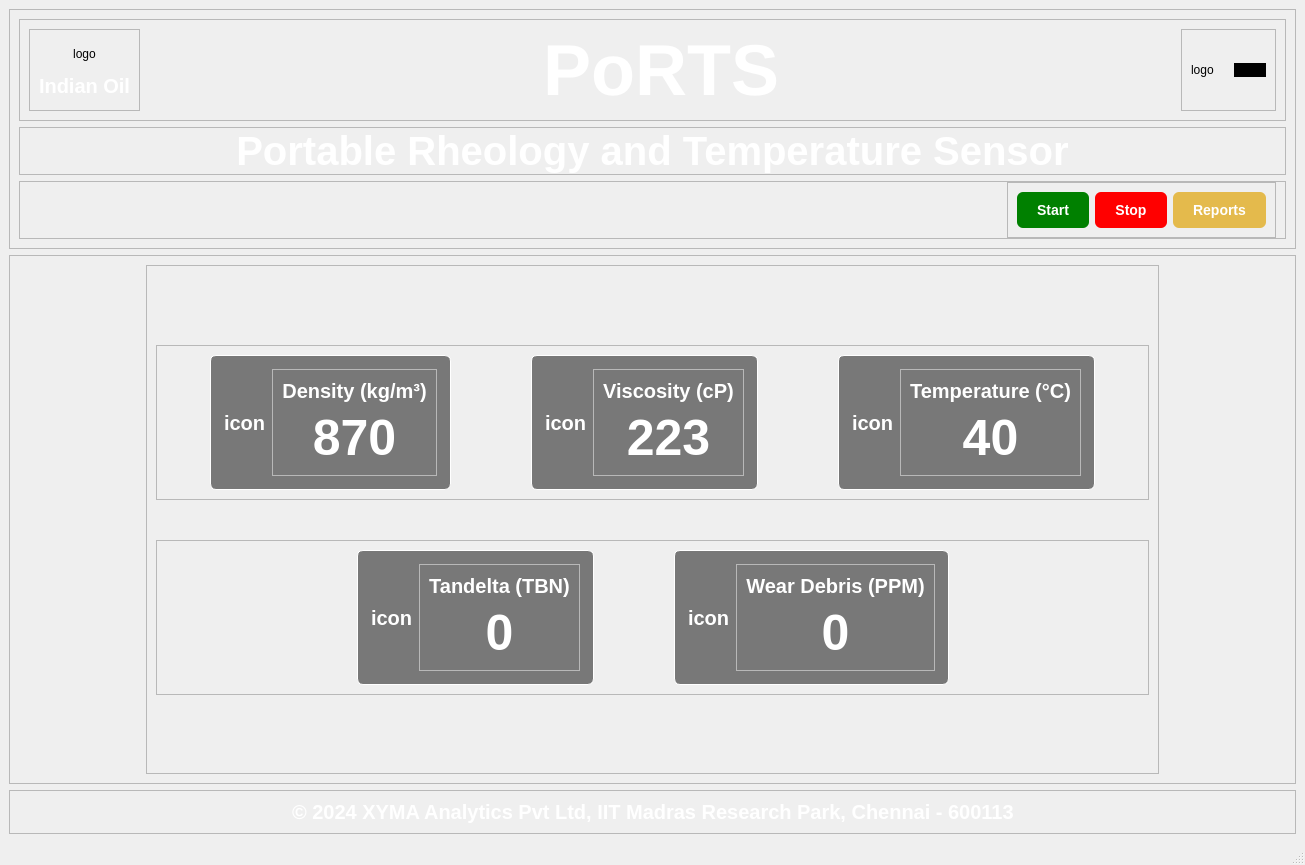
<?xml version="1.0" encoding="UTF-8"?>
<ui version="4.0">
 <class>MainWindow</class>
 <widget class="QMainWindow" name="MainWindow">
  <property name="geometry">
   <rect>
    <x>0</x>
    <y>0</y>
    <width>1305</width>
    <height>865</height>
   </rect>
  </property>
  <property name="windowTitle">
   <string>MainWindow</string>
  </property>
  <widget class="QWidget" name="centralwidget">
   <layout class="QVBoxLayout" name="verticalLayout_9">
    <item>
     <widget class="QFrame" name="frame_4">
      <property name="frameShape">
       <enum>QFrame::StyledPanel</enum>
      </property>
      <property name="frameShadow">
       <enum>QFrame::Raised</enum>
      </property>
      <layout class="QVBoxLayout" name="verticalLayout_8">
       <item>
        <widget class="QFrame" name="frame">
         <property name="frameShape">
          <enum>QFrame::StyledPanel</enum>
         </property>
         <property name="frameShadow">
          <enum>QFrame::Raised</enum>
         </property>
         <layout class="QHBoxLayout" name="horizontalLayout_2">
          <item>
           <widget class="QFrame" name="frame_22">
            <property name="frameShape">
             <enum>QFrame::StyledPanel</enum>
            </property>
            <property name="frameShadow">
             <enum>QFrame::Raised</enum>
            </property>
            <layout class="QVBoxLayout" name="verticalLayout_4">
             <property name="spacing">
              <number>2</number>
             </property>
             <item>
              <widget class="QLabel" name="IoclLogoLabel">
               <property name="text">
                <string>logo</string>
               </property>
               <property name="alignment">
                <set>Qt::AlignCenter</set>
               </property>
              </widget>
             </item>
             <item>
              <widget class="QLabel" name="indianOilLabel">
               <property name="styleSheet">
                <string notr="true">#indianOilLabel {
	color: white;
	font: bold;
	font-size: 20px;
}
	</string>
               </property>
               <property name="text">
                <string>Indian Oil</string>
               </property>
               <property name="alignment">
                <set>Qt::AlignCenter</set>
               </property>
              </widget>
             </item>
            </layout>
           </widget>
          </item>
          <item>
           <spacer name="horizontalSpacer">
            <property name="orientation">
             <enum>Qt::Horizontal</enum>
            </property>
            <property name="sizeHint" stdset="0">
             <size>
              <width>398</width>
              <height>20</height>
             </size>
            </property>
           </spacer>
          </item>
          <item>
           <widget class="QLabel" name="titleLabel">
            <property name="styleSheet">
             <string notr="true">#titleLabel {
	color: white;
	font-size: 72px;
	font: bold;
}</string>
            </property>
            <property name="text">
             <string>PoRTS</string>
            </property>
            <property name="alignment">
             <set>Qt::AlignCenter</set>
            </property>
           </widget>
          </item>
          <item>
           <spacer name="horizontalSpacer_2">
            <property name="orientation">
             <enum>Qt::Horizontal</enum>
            </property>
            <property name="sizeHint" stdset="0">
             <size>
              <width>397</width>
              <height>20</height>
             </size>
            </property>
           </spacer>
          </item>
          <item>
           <widget class="QFrame" name="frame_2">
            <property name="frameShape">
             <enum>QFrame::StyledPanel</enum>
            </property>
            <property name="frameShadow">
             <enum>QFrame::Raised</enum>
            </property>
            <layout class="QHBoxLayout" name="horizontalLayout">
             <property name="spacing">
              <number>20</number>
             </property>
             <item>
              <widget class="QLabel" name="XymaLogoLabel">
               <property name="text">
                <string>logo</string>
               </property>
              </widget>
             </item>
             <item>
              <widget class="QPushButton" name="testingLogoutButton">
               <property name="styleSheet">
                <string notr="true">#testingLogoutButton {
	background-color: rgb(0, 0, 0);
	border-radius: 16px;
}
</string>
               </property>
               <property name="text">
                <string/>
               </property>
              </widget>
             </item>
            </layout>
           </widget>
          </item>
         </layout>
        </widget>
       </item>
       <item>
        <widget class="QFrame" name="frame_7">
         <property name="styleSheet">
          <string notr="true">QLabel {
	color: white;
	font-size: 40px;
	font-weight: 500;
}</string>
         </property>
         <property name="frameShape">
          <enum>QFrame::StyledPanel</enum>
         </property>
         <property name="frameShadow">
          <enum>QFrame::Raised</enum>
         </property>
         <layout class="QHBoxLayout" name="horizontalLayout_4">
          <property name="topMargin">
           <number>0</number>
          </property>
          <property name="bottomMargin">
           <number>0</number>
          </property>
          <item>
           <spacer name="horizontalSpacer_8">
            <property name="orientation">
             <enum>Qt::Horizontal</enum>
            </property>
            <property name="sizeHint" stdset="0">
             <size>
              <width>47</width>
              <height>20</height>
             </size>
            </property>
           </spacer>
          </item>
          <item>
           <widget class="QLabel" name="label_2">
            <property name="text">
             <string>Portable Rheology and Temperature Sensor</string>
            </property>
            <property name="alignment">
             <set>Qt::AlignCenter</set>
            </property>
           </widget>
          </item>
          <item>
           <spacer name="horizontalSpacer_9">
            <property name="orientation">
             <enum>Qt::Horizontal</enum>
            </property>
            <property name="sizeHint" stdset="0">
             <size>
              <width>46</width>
              <height>20</height>
             </size>
            </property>
           </spacer>
          </item>
         </layout>
        </widget>
       </item>
       <item>
        <widget class="QFrame" name="frame_3">
         <property name="frameShape">
          <enum>QFrame::StyledPanel</enum>
         </property>
         <property name="frameShadow">
          <enum>QFrame::Raised</enum>
         </property>
         <layout class="QHBoxLayout" name="horizontalLayout_6">
          <property name="topMargin">
           <number>0</number>
          </property>
          <property name="bottomMargin">
           <number>0</number>
          </property>
          <item>
           <spacer name="horizontalSpacer_3">
            <property name="orientation">
             <enum>Qt::Horizontal</enum>
            </property>
            <property name="sizeHint" stdset="0">
             <size>
              <width>978</width>
              <height>20</height>
             </size>
            </property>
           </spacer>
          </item>
          <item>
           <widget class="QFrame" name="frame_5">
            <property name="styleSheet">
             <string notr="true">QPushButton {
	border-radius: 6px;
	color: white;
	padding: 10px 20px;
	font: bold;
	font-size: 14px;
}

#testingStartButton {
	background-color: green;
}

#testingStopButton {
	background-color: red;
}
</string>
            </property>
            <property name="frameShape">
             <enum>QFrame::StyledPanel</enum>
            </property>
            <property name="frameShadow">
             <enum>QFrame::Raised</enum>
            </property>
            <layout class="QHBoxLayout" name="horizontalLayout_5" stretch="0,0,0">
             <property name="spacing">
              <number>6</number>
             </property>
             <item>
              <widget class="QPushButton" name="testingStartButton">
               <property name="styleSheet">
                <string notr="true"/>
               </property>
               <property name="text">
                <string>Start</string>
               </property>
              </widget>
             </item>
             <item>
              <widget class="QPushButton" name="testingStopButton">
               <property name="styleSheet">
                <string notr="true"/>
               </property>
               <property name="text">
                <string>Stop</string>
               </property>
              </widget>
             </item>
             <item>
              <widget class="QPushButton" name="reportsButton">
               <property name="styleSheet">
                <string notr="true">#reportsButton {
	background-color: rgb(228, 186, 76);
	border-radius: 6px;
	color: white;
	padding: 10px 20px;
	font: bold;
	font-size: 14px;
}</string>
               </property>
               <property name="text">
                <string>Reports</string>
               </property>
              </widget>
             </item>
            </layout>
           </widget>
          </item>
         </layout>
        </widget>
       </item>
      </layout>
     </widget>
    </item>
    <item>
     <widget class="QFrame" name="frame_21">
      <property name="frameShape">
       <enum>QFrame::StyledPanel</enum>
      </property>
      <property name="frameShadow">
       <enum>QFrame::Raised</enum>
      </property>
      <layout class="QHBoxLayout" name="horizontalLayout_3" stretch="1,8,1">
       <item>
        <spacer name="horizontalSpacer_7">
         <property name="orientation">
          <enum>Qt::Horizontal</enum>
         </property>
         <property name="sizeHint" stdset="0">
          <size>
           <width>67</width>
           <height>20</height>
          </size>
         </property>
        </spacer>
       </item>
       <item>
        <widget class="QFrame" name="frame_18">
         <property name="frameShape">
          <enum>QFrame::StyledPanel</enum>
         </property>
         <property name="frameShadow">
          <enum>QFrame::Raised</enum>
         </property>
         <layout class="QVBoxLayout" name="verticalLayout_7">
          <property name="spacing">
           <number>40</number>
          </property>
          <item>
           <spacer name="verticalSpacer">
            <property name="orientation">
             <enum>Qt::Vertical</enum>
            </property>
            <property name="sizeHint" stdset="0">
             <size>
              <width>20</width>
              <height>40</height>
             </size>
            </property>
           </spacer>
          </item>
          <item>
           <widget class="QFrame" name="frame_6">
            <property name="frameShape">
             <enum>QFrame::StyledPanel</enum>
            </property>
            <property name="frameShadow">
             <enum>QFrame::Raised</enum>
            </property>
            <layout class="QHBoxLayout" name="horizontalLayout_10">
             <property name="spacing">
              <number>80</number>
             </property>
             <item>
              <spacer name="horizontalSpacer_4">
               <property name="orientation">
                <enum>Qt::Horizontal</enum>
               </property>
               <property name="sizeHint" stdset="0">
                <size>
                 <width>13</width>
                 <height>20</height>
                </size>
               </property>
              </spacer>
             </item>
             <item>
              <widget class="QFrame" name="frame_8">
               <property name="styleSheet">
                <string notr="true">#frame_8 {
    padding: 4px;
    border-radius: 6px;
	background-color: rgba(0,0,0,0.5);
	border: 1px solid white;
}

QLabel {
	font: bold;
	color: white;
	font-size: 20px;
}

#densityCardLabel {
	font: bold;
	color: white;
	font-size: 50px;
}</string>
               </property>
               <property name="frameShape">
                <enum>QFrame::StyledPanel</enum>
               </property>
               <property name="frameShadow">
                <enum>QFrame::Raised</enum>
               </property>
               <layout class="QHBoxLayout" name="horizontalLayout_7" stretch="1,2">
                <item>
                 <widget class="QLabel" name="densityCardIconLabel">
                  <property name="text">
                   <string>icon</string>
                  </property>
                 </widget>
                </item>
                <item>
                 <widget class="QFrame" name="frame_15">
                  <property name="frameShape">
                   <enum>QFrame::StyledPanel</enum>
                  </property>
                  <property name="frameShadow">
                   <enum>QFrame::Raised</enum>
                  </property>
                  <layout class="QVBoxLayout" name="verticalLayout_2">
                   <item>
                    <widget class="QLabel" name="label_4">
                     <property name="styleSheet">
                      <string notr="true"/>
                     </property>
                     <property name="text">
                      <string>Density (kg/m³)</string>
                     </property>
                     <property name="alignment">
                      <set>Qt::AlignCenter</set>
                     </property>
                    </widget>
                   </item>
                   <item>
                    <widget class="QLabel" name="densityCardLabel">
                     <property name="styleSheet">
                      <string notr="true"/>
                     </property>
                     <property name="text">
                      <string>870</string>
                     </property>
                     <property name="alignment">
                      <set>Qt::AlignCenter</set>
                     </property>
                    </widget>
                   </item>
                  </layout>
                 </widget>
                </item>
               </layout>
              </widget>
             </item>
             <item>
              <widget class="QFrame" name="frame_9">
               <property name="styleSheet">
                <string notr="true">#frame_9 {
    padding: 4px;
    border-radius: 6px; 
	background-color: rgba(0,0,0,0.5);
	border: 1px solid white;
}

QLabel {
	font: bold;
	color: white;
	font-size: 20px;
}

#viscosityCardLabel {
	font-size: 50px;
}
</string>
               </property>
               <property name="frameShape">
                <enum>QFrame::StyledPanel</enum>
               </property>
               <property name="frameShadow">
                <enum>QFrame::Raised</enum>
               </property>
               <layout class="QHBoxLayout" name="horizontalLayout_8" stretch="1,2">
                <item>
                 <widget class="QLabel" name="viscosityCardIconLabel">
                  <property name="text">
                   <string>icon</string>
                  </property>
                 </widget>
                </item>
                <item>
                 <widget class="QFrame" name="frame_16">
                  <property name="frameShape">
                   <enum>QFrame::StyledPanel</enum>
                  </property>
                  <property name="frameShadow">
                   <enum>QFrame::Raised</enum>
                  </property>
                  <layout class="QVBoxLayout" name="verticalLayout_3">
                   <item>
                    <widget class="QLabel" name="label_5">
                     <property name="text">
                      <string>Viscosity (cP)</string>
                     </property>
                     <property name="alignment">
                      <set>Qt::AlignCenter</set>
                     </property>
                    </widget>
                   </item>
                   <item>
                    <widget class="QLabel" name="viscosityCardLabel">
                     <property name="text">
                      <string>223</string>
                     </property>
                     <property name="alignment">
                      <set>Qt::AlignCenter</set>
                     </property>
                    </widget>
                   </item>
                  </layout>
                 </widget>
                </item>
               </layout>
              </widget>
             </item>
             <item>
              <widget class="QFrame" name="frame_10">
               <property name="styleSheet">
                <string notr="true">#frame_10 {
    padding: 4px;
    border-radius: 6px; 
    background-color: rgba(0,0,0,0.5);
	border: 1px solid white;
}

QLabel {
	font: bold;
	color: white;
	font-size: 20px;
}

#temperatureCardLabel {
	font-size: 50px;
}
</string>
               </property>
               <property name="frameShape">
                <enum>QFrame::StyledPanel</enum>
               </property>
               <property name="frameShadow">
                <enum>QFrame::Raised</enum>
               </property>
               <layout class="QHBoxLayout" name="horizontalLayout_9" stretch="1,2">
                <item>
                 <widget class="QLabel" name="temperatureCardIconLabel">
                  <property name="text">
                   <string>icon</string>
                  </property>
                 </widget>
                </item>
                <item>
                 <widget class="QFrame" name="frame_17">
                  <property name="frameShape">
                   <enum>QFrame::StyledPanel</enum>
                  </property>
                  <property name="frameShadow">
                   <enum>QFrame::Raised</enum>
                  </property>
                  <layout class="QVBoxLayout" name="verticalLayout">
                   <item>
                    <widget class="QLabel" name="label_3">
                     <property name="text">
                      <string>Temperature (°C)</string>
                     </property>
                     <property name="alignment">
                      <set>Qt::AlignCenter</set>
                     </property>
                    </widget>
                   </item>
                   <item>
                    <widget class="QLabel" name="temperatureCardLabel">
                     <property name="text">
                      <string>40</string>
                     </property>
                     <property name="alignment">
                      <set>Qt::AlignCenter</set>
                     </property>
                    </widget>
                   </item>
                  </layout>
                 </widget>
                </item>
               </layout>
              </widget>
             </item>
             <item>
              <spacer name="horizontalSpacer_5">
               <property name="orientation">
                <enum>Qt::Horizontal</enum>
               </property>
               <property name="sizeHint" stdset="0">
                <size>
                 <width>36</width>
                 <height>20</height>
                </size>
               </property>
              </spacer>
             </item>
            </layout>
           </widget>
          </item>
          <item>
           <widget class="QFrame" name="frame_11">
            <property name="frameShape">
             <enum>QFrame::StyledPanel</enum>
            </property>
            <property name="frameShadow">
             <enum>QFrame::Raised</enum>
            </property>
            <layout class="QHBoxLayout" name="horizontalLayout_13" stretch="2,1,1,2">
             <property name="spacing">
              <number>80</number>
             </property>
             <item>
              <spacer name="horizontalSpacer_6">
               <property name="orientation">
                <enum>Qt::Horizontal</enum>
               </property>
               <property name="sizeHint" stdset="0">
                <size>
                 <width>89</width>
                 <height>20</height>
                </size>
               </property>
              </spacer>
             </item>
             <item>
              <widget class="QFrame" name="frame_12">
               <property name="styleSheet">
                <string notr="true">#frame_12 {
    padding: 4px;
    border-radius: 6px; 
    background-color: rgba(0,0,0,0.5);
	border: 1px solid white;
}

QLabel {
	font: bold;
	color: white;
	font-size: 20px;
}

#tandelta2CardLabel {
	font-size: 50px;
}
</string>
               </property>
               <property name="frameShape">
                <enum>QFrame::StyledPanel</enum>
               </property>
               <property name="frameShadow">
                <enum>QFrame::Raised</enum>
               </property>
               <layout class="QHBoxLayout" name="horizontalLayout_11" stretch="1,2">
                <item>
                 <widget class="QLabel" name="tandelta2CardIconLabel">
                  <property name="text">
                   <string>icon</string>
                  </property>
                 </widget>
                </item>
                <item>
                 <widget class="QFrame" name="frame_19">
                  <property name="frameShape">
                   <enum>QFrame::StyledPanel</enum>
                  </property>
                  <property name="frameShadow">
                   <enum>QFrame::Raised</enum>
                  </property>
                  <layout class="QVBoxLayout" name="verticalLayout_5">
                   <item>
                    <widget class="QLabel" name="label_7">
                     <property name="text">
                      <string>Tandelta (TBN)</string>
                     </property>
                     <property name="alignment">
                      <set>Qt::AlignCenter</set>
                     </property>
                    </widget>
                   </item>
                   <item>
                    <widget class="QLabel" name="tandelta2CardLabel">
                     <property name="text">
                      <string>0</string>
                     </property>
                     <property name="alignment">
                      <set>Qt::AlignCenter</set>
                     </property>
                    </widget>
                   </item>
                  </layout>
                 </widget>
                </item>
               </layout>
              </widget>
             </item>
             <item>
              <widget class="QFrame" name="frame_13">
               <property name="styleSheet">
                <string notr="true">#frame_13 {
    padding: 4px;
    border-radius: 6px; 
    background-color: rgba(0,0,0,0.5);
	border: 1px solid white;
}

QLabel {
	font: bold;
	color: white;
	font-size: 20px;
}

#wearDebrisCardLabel {
	font-size: 50px;
}
</string>
               </property>
               <property name="frameShape">
                <enum>QFrame::StyledPanel</enum>
               </property>
               <property name="frameShadow">
                <enum>QFrame::Raised</enum>
               </property>
               <layout class="QHBoxLayout" name="horizontalLayout_12" stretch="1,2">
                <item>
                 <widget class="QLabel" name="wearDebrisCardIconLabel">
                  <property name="text">
                   <string>icon</string>
                  </property>
                 </widget>
                </item>
                <item>
                 <widget class="QFrame" name="frame_20">
                  <property name="frameShape">
                   <enum>QFrame::StyledPanel</enum>
                  </property>
                  <property name="frameShadow">
                   <enum>QFrame::Raised</enum>
                  </property>
                  <layout class="QVBoxLayout" name="verticalLayout_6">
                   <item>
                    <widget class="QLabel" name="label_8">
                     <property name="text">
                      <string>Wear Debris (PPM)</string>
                     </property>
                     <property name="alignment">
                      <set>Qt::AlignCenter</set>
                     </property>
                    </widget>
                   </item>
                   <item>
                    <widget class="QLabel" name="wearDebrisCardLabel">
                     <property name="text">
                      <string>0</string>
                     </property>
                     <property name="alignment">
                      <set>Qt::AlignCenter</set>
                     </property>
                    </widget>
                   </item>
                  </layout>
                 </widget>
                </item>
               </layout>
              </widget>
             </item>
             <item>
              <spacer name="horizontalSpacer_10">
               <property name="orientation">
                <enum>Qt::Horizontal</enum>
               </property>
               <property name="sizeHint" stdset="0">
                <size>
                 <width>40</width>
                 <height>20</height>
                </size>
               </property>
              </spacer>
             </item>
            </layout>
           </widget>
          </item>
          <item>
           <spacer name="verticalSpacer_2">
            <property name="orientation">
             <enum>Qt::Vertical</enum>
            </property>
            <property name="sizeHint" stdset="0">
             <size>
              <width>20</width>
              <height>43</height>
             </size>
            </property>
           </spacer>
          </item>
         </layout>
        </widget>
       </item>
       <item>
        <spacer name="horizontalSpacer_13">
         <property name="orientation">
          <enum>Qt::Horizontal</enum>
         </property>
         <property name="sizeHint" stdset="0">
          <size>
           <width>67</width>
           <height>20</height>
          </size>
         </property>
        </spacer>
       </item>
      </layout>
     </widget>
    </item>
    <item>
     <widget class="QFrame" name="frame_14">
      <property name="frameShape">
       <enum>QFrame::StyledPanel</enum>
      </property>
      <property name="frameShadow">
       <enum>QFrame::Raised</enum>
      </property>
      <layout class="QHBoxLayout" name="horizontalLayout_14">
       <item>
        <spacer name="horizontalSpacer_11">
         <property name="orientation">
          <enum>Qt::Horizontal</enum>
         </property>
         <property name="sizeHint" stdset="0">
          <size>
           <width>146</width>
           <height>20</height>
          </size>
         </property>
        </spacer>
       </item>
       <item>
        <widget class="QLabel" name="copyrightLabel">
         <property name="styleSheet">
          <string notr="true">#copyrightLabel {
	color: white;
	font-size: 20px;
	font-weight: 500;
}</string>
         </property>
         <property name="text">
          <string>© 2024 XYMA Analytics Pvt Ltd, IIT Madras Research Park, Chennai - 600113</string>
         </property>
        </widget>
       </item>
       <item>
        <spacer name="horizontalSpacer_12">
         <property name="orientation">
          <enum>Qt::Horizontal</enum>
         </property>
         <property name="sizeHint" stdset="0">
          <size>
           <width>40</width>
           <height>20</height>
          </size>
         </property>
        </spacer>
       </item>
      </layout>
     </widget>
    </item>
   </layout>
  </widget>
  <widget class="QMenuBar" name="menubar">
   <property name="geometry">
    <rect>
     <x>0</x>
     <y>0</y>
     <width>1305</width>
     <height>26</height>
    </rect>
   </property>
  </widget>
  <widget class="QStatusBar" name="statusbar"/>
 </widget>
 <resources/>
 <connections/>
</ui>
